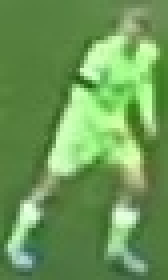
#> input picture output_videos/playerimage_-1.jpg, 42 x 70 px (shown 4 times larger)
$ jupyter execute color_assignment.ipynb
#> lines starting #> are read from the running program, lines starting #| are printed output that depends on the picture
[cell 1]
import cv2
import matplotlib.pyplot as plt
import numpy as np
from sklearn.cluster import KMeans

[cell 2]
image_path = '../output_videos/playerimage_-1.jpg'
img = cv2.imread(image_path)
#> img is the input picture: shape (70, 42, 3); mean B, G, R 86.8, 153, 107.7
img = cv2.cvtColor(img, cv2.COLOR_BGR2RGB)

[cell 3]
plt.imshow(img)
plt.show()

[cell 4]
top_half_img = img[0:int(img.shape[0]/2), :]
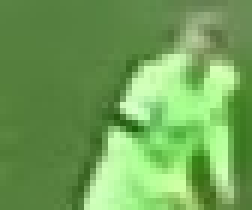
#> top_half_img: shape (35, 42, 3) (shown 6 times larger); mean R, G, B 112.1, 162.1, 87.2

[cell 5]
plt.imshow(top_half_img)
plt.show()

[cell 6]
image_2d = top_half_img.reshape(-1, 3)
#> image_2d = 1470 rows, first 8: [89, 131, 67], [89, 131, 67], [88, 130, 66], [88, 130, 66], [87, 129, 65], [87, 129, 65], [86, 128, 64], [86, 128, 64]

kmeans = KMeans(n_clusters=2, random_state=0)
kmeans.fit(image_2d)

# get cluster labels
labels = kmeans.labels_

# reshape labels to image
clust_img = labels.reshape(top_half_img.shape[0], top_half_img.shape[1])

plt.imshow(clust_img)
plt.show()
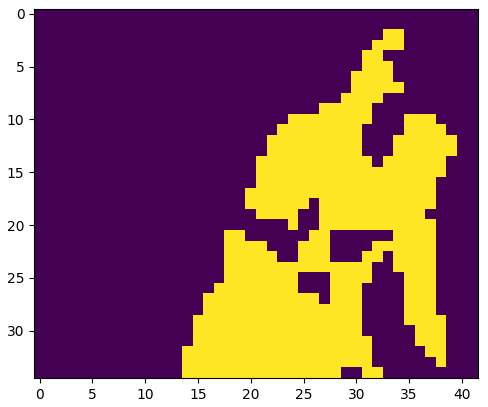
#> figure drawn by matplotlib, 1 panel

[cell 7]
corner_clusters = [clust_img[0, 0],
                   clust_img[-1, 0],
                   clust_img[0, -1],
                   clust_img[-1, -1]]
#> corner_clusters = [0, 0, 0, 0]
non_player_cluster = max(set(corner_clusters), key=corner_clusters.count)
#> non_player_cluster = 0
non_player_cluster
#> Out = 0

[cell 8]
player_cluster = 1 - non_player_cluster
#> player_cluster = 1
player_color = kmeans.cluster_centers_[player_cluster]
#> player_color = [169.7, 233.6, 143.9]
color_sample = np.full((50, 50, 3), player_color/255)
plt.imshow(color_sample)
plt.show()
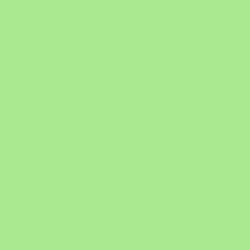
#> shown: shape (50, 50, 3) float64 (shown 5 times larger); mean R, G, B 0.665, 0.916, 0.564
